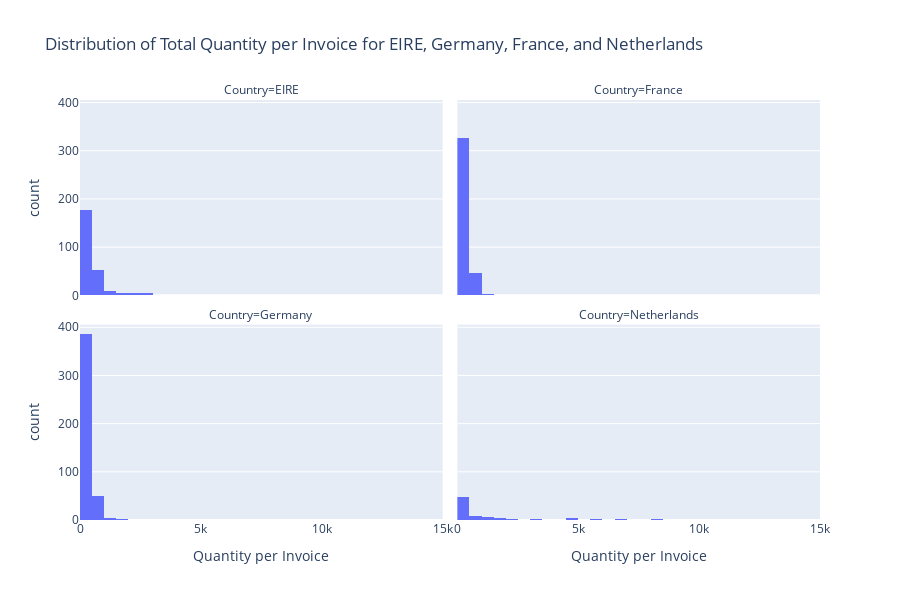

This figure's notebook cell:
### Markdown cell above
## 4. Create a set of interactive histograms showing the distributions of quantity per invoice for the following countries: EIRE, Germany, France, and Netherlands.

### Code cell
selected_countries = ['EIRE', 'Germany', 'France', 'Netherlands']
data_selected = data[data['Country'].isin(selected_countries)]

agg_invoices = data_selected.groupby(['Country', 'InvoiceNo'])['Quantity'].sum().reset_index()
agg_invoices.rename(columns={'Quantity': 'TotalQuantity'}, inplace=True)

fig = px.histogram(
    agg_invoices,
    x='TotalQuantity',
    facet_col='Country',
    facet_col_wrap=2,  
    title='Distribution of Total Quantity per Invoice for EIRE, Germany, France, and Netherlands',
    labels={'TotalQuantity': 'Quantity per Invoice'},
    nbins=50 
)

fig.update_layout(height=600)  
fig.show()

### Figure 1 — Plotly figure (JSON) as saved in the notebook; plotly's stock layout.template omitted (floating-point values rounded to 4 significant figures; data arrays with more than 128 entries replaced by an {"elided": "..."} marker saying what was removed)
{"data": [{"bingroup": "x", "hovertemplate": "Country=EIRE<br>Quantity per Invoice=%{x}<br>count=%{y}<extra></extra>", "legendgroup": "", "marker": {"color": "#636efa", "pattern": {"shape": ""}}, "name": "", "nbinsx": 50, "orientation": "v", "showlegend": false, "type": "histogram", "x": {"elided": "256 int values"}, "xaxis": "x3", "yaxis": "y3"}, {"bingroup": "x", "hovertemplate": "Country=France<br>Quantity per Invoice=%{x}<br>count=%{y}<extra></extra>", "legendgroup": "", "marker": {"color": "#636efa", "pattern": {"shape": ""}}, "name": "", "nbinsx": 50, "orientation": "v", "showlegend": false, "type": "histogram", "x": {"elided": "379 int values"}, "xaxis": "x4", "yaxis": "y4"}, {"bingroup": "x", "hovertemplate": "Country=Germany<br>Quantity per Invoice=%{x}<br>count=%{y}<extra></extra>", "legendgroup": "", "marker": {"color": "#636efa", "pattern": {"shape": ""}}, "name": "", "nbinsx": 50, "orientation": "v", "showlegend": false, "type": "histogram", "x": {"elided": "443 int values"}, "xaxis": "x", "yaxis": "y"}, {"bingroup": "x", "hovertemplate": "Country=Netherlands<br>Quantity per Invoice=%{x}<br>count=%{y}<extra></extra>", "legendgroup": "", "marker": {"color": "#636efa", "pattern": {"shape": ""}}, "name": "", "nbinsx": 50, "orientation": "v", "showlegend": false, "type": "histogram", "x": [96, 45, 6668, 8210, 6072, 288, 5730, 116, 111, 1116, 8174, 4034, 2940, 275, 151, 169, 722, 103, 1070, 11116, 1208, 636, 700, 426, 200, 72, 924, 12266, 72, 408, 126, 960, 4664, 64, 164, 1038, 1836, 328, 312, 84, 4718, 61, 350, 8998, 424, 1588, 9, 7807, 375, 14730, 992, 288, 4628, 480, 1012, 1, 144, 4951, 6932, 3717, 545, 3, 332, 15, 211, 269, 13392, 3020, 1728, 1780, 660, 29, 3069, 2400, 300, 2454, 216, 62, 6712, 1040, 32, 146, 32, 152, 372, 136, 5760, 200, 1284, 50, 7366, 452, 140], "xaxis": "x2", "yaxis": "y2"}], "layout": {"annotations": [{"font": {}, "showarrow": false, "text": "Country=Germany", "x": 0.245, "xanchor": "center", "xref": "paper", "y": 0.465, "yanchor": "bottom", "yref": "paper"}, {"font": {}, "showarrow": false, "text": "Country=Netherlands", "x": 0.755, "xanchor": "center", "xref": "paper", "y": 0.465, "yanchor": "bottom", "yref": "paper"}, {"font": {}, "showarrow": false, "text": "Country=EIRE", "x": 0.245, "xanchor": "center", "xref": "paper", "y": 1.0, "yanchor": "bottom", "yref": "paper"}, {"font": {}, "showarrow": false, "text": "Country=France", "x": 0.755, "xanchor": "center", "xref": "paper", "y": 1.0, "yanchor": "bottom", "yref": "paper"}], "barmode": "relative", "height": 600, "legend": {"tracegroupgap": 0}, "title": {"text": "Distribution of Total Quantity per Invoice for EIRE, Germany, France, and Netherlands"}, "xaxis": {"anchor": "y", "domain": [0, 0.49], "title": {"text": "Quantity per Invoice"}}, "xaxis2": {"anchor": "y2", "domain": [0.51, 1], "matches": "x", "title": {"text": "Quantity per Invoice"}}, "xaxis3": {"anchor": "y3", "domain": [0, 0.49], "matches": "x", "showticklabels": false}, "xaxis4": {"anchor": "y4", "domain": [0.51, 1], "matches": "x", "showticklabels": false}, "yaxis": {"anchor": "x", "domain": [0, 0.465], "title": {"text": "count"}}, "yaxis2": {"anchor": "x2", "domain": [0, 0.465], "matches": "y", "showticklabels": false}, "yaxis3": {"anchor": "x3", "domain": [0.535, 1.0], "matches": "y", "title": {"text": "count"}}, "yaxis4": {"anchor": "x4", "domain": [0.535, 1.0], "matches": "y", "showticklabels": false}}}
